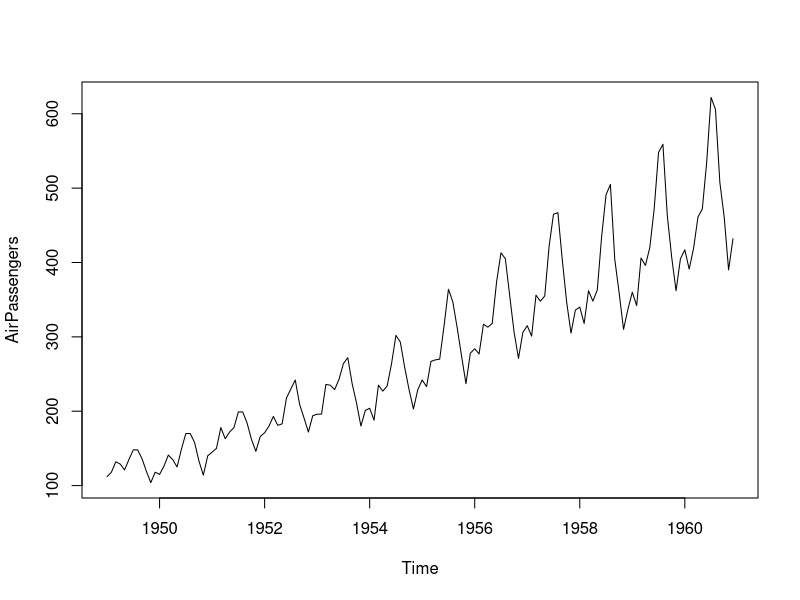
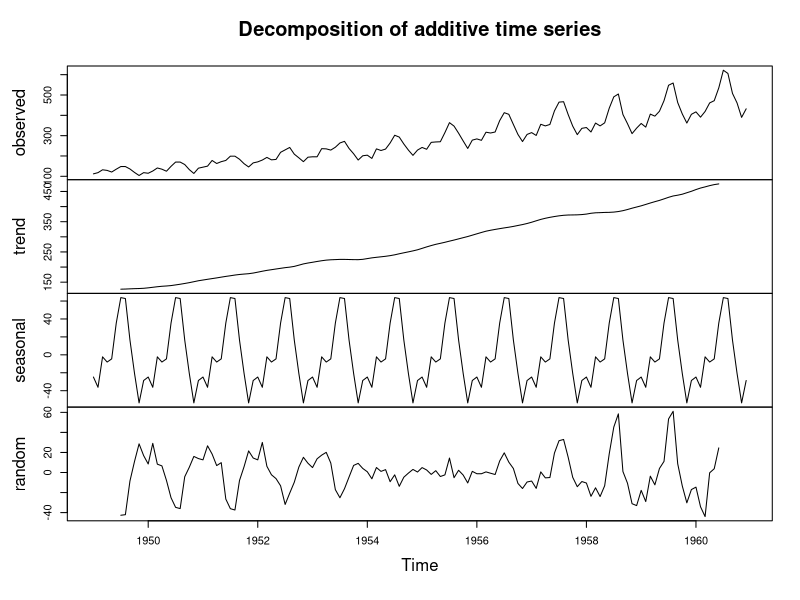

These figures' R source, in order:
(AirPassengers)
#task 1____________________________________

#part (i)
profitable = max(AirPassengers) #returns the maximum value from the time series data set
profitable
month <- matrix(AirPassengers, ncol=12,byrow=TRUE) #name of the matrix is 'month'

#renaming the columns and rows
colnames(month) <- c("JAN", "FEB", "MAR", "APR", "MAY", "JUN", "JUL", "AUG", "SEP", "OCT", "NOV", "DEC")
rownames(month) <- c("1949", "1950", "1951", "1952", "1953", "1954", "1955", "1956", "1957", "1958", "1959", "1960")

month #displaying the matrix month
rownames(month) #displaying rownames
colnames(month) #displaying colnames

pos = which(month == profitable, arr.ind=TRUE) # condition to get index of max value
pos

pyear = rownames(month)[pos[,1]]#saving proftable year's value in pyear
pmonth = colnames(month)[pos[,2]]#saving proftable month's value in pmonth

cat("The most profitable month in the 12 years' data is", pmonth, "of", pyear) #part (i) final answer

#part (ii)
month <- cbind(month,apply(month[,1:12],1,sum))
month
colnames(month)[13] <- "SUM" # adding column name to the last colum which has
# the sum of all months in a year
a <- max(month, 12) # shows the max value from years
a

pos2 = which(month == a, arr.ind=TRUE) # condition to get index of max value

pyear2 = rownames(month)[pos2[,1]]#saving proftable year's value in pyear

cat("The most profitable year in the 12 years' data is", pyear2, "with max value", a) #part (ii) final answer

#part (iii)
plot.ts(AirPassengers) # plot graph of time series


#task 2_________________________________
initial = 8000 #initial price of ticket

for(r in 1:12) #for every rows
{
  for(c in 1:12) #fro each column
  {
    mat2 = month * initial #construcnting new matrix
  }
  initial =  initial * 1.1 #increase by 10% in price
}

mat2

#part (i)
mat2<-mat2[,-13]
i = max(mat2) #returns the maximum value from the matrix
i

mat2 #displaying the matrix month
rownames(mat2) #displaying rownames
colnames(mat2) #displaying colnames

pos3 = which(mat2 == i, arr.ind=TRUE) # condition to get index of max value
pos3

pyear3 = rownames(mat2)[pos[,1]]#saving proftable year's value in pyear
pmonth3 = colnames(mat2)[pos[,2]]#saving proftable month's value in pmonth

cat("The most profitable month in the 12 years' data is", pmonth3, "of", pyear3) #part (i) final answer

#part (ii)
mat2 <- cbind(mat2,apply(mat2[,1:12],1,sum))

colnames(mat2)[13] <- "SUM" # adding column name to the last colum which has
# the sum of all months in a year
b <- max(mat2, 13) # shows the max value from years
b

pos4 = which(mat2 == b, arr.ind=TRUE) # condition to get index of max value

pyear4 = rownames(mat2)[pos2[,1]]#saving proftable month's value in pmonth

cat("The most profitable year in the 12 years' data is", pyear4, "with value", b) #part (ii) final answer

#part(iii)
c <- sum(mat2, 13)
mat2
cat ("Total revenue from 12 years is", c)


#task 3________________________
plot(decompose(AirPassengers))
